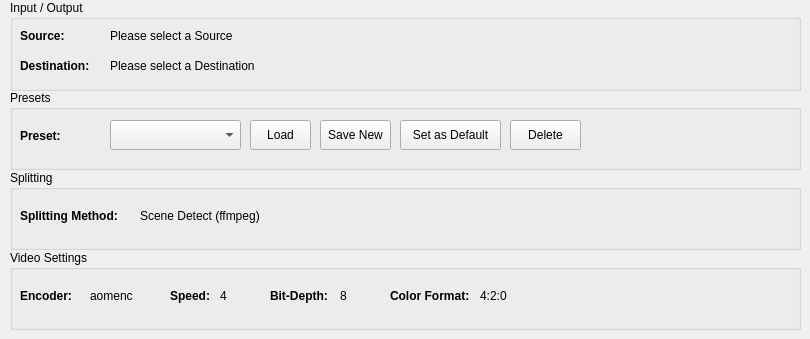
   <widget class="QWidget" name="tab">
    <attribute name="title">
     <string>Summary</string>
    </attribute>
    <widget class="QGroupBox" name="groupBox_3">
     <property name="geometry">
      <rect>
       <x>10</x>
       <y>170</y>
       <width>791</width>
       <height>80</height>
      </rect>
     </property>
     <property name="font">
      <font>
       <weight>50</weight>
       <bold>false</bold>
      </font>
     </property>
     <property name="title">
      <string>Splitting</string>
     </property>
     <widget class="QLabel" name="labelSummarySplitting">
      <property name="geometry">
       <rect>
        <x>130</x>
        <y>20</y>
        <width>151</width>
        <height>51</height>
       </rect>
      </property>
      <property name="text">
       <string>Scene Detect (ffmpeg)</string>
      </property>
      <property name="alignment">
       <set>Qt::AlignLeading|Qt::AlignLeft|Qt::AlignVCenter</set>
      </property>
     </widget>
     <widget class="QLabel" name="label_56">
      <property name="geometry">
       <rect>
        <x>10</x>
        <y>30</y>
        <width>111</width>
        <height>31</height>
       </rect>
      </property>
      <property name="font">
       <font>
        <weight>75</weight>
        <bold>true</bold>
       </font>
      </property>
      <property name="text">
       <string>Splitting Method:</string>
      </property>
     </widget>
    </widget>
    <widget class="QGroupBox" name="groupBox_4">
     <property name="geometry">
      <rect>
       <x>10</x>
       <y>0</y>
       <width>791</width>
       <height>91</height>
      </rect>
     </property>
     <property name="title">
      <string>Input / Output</string>
     </property>
     <widget class="QLabel" name="labelVideoDestination">
      <property name="geometry">
       <rect>
        <x>100</x>
        <y>50</y>
        <width>681</width>
        <height>31</height>
       </rect>
      </property>
      <property name="text">
       <string>Please select a Destination</string>
      </property>
     </widget>
     <widget class="QLabel" name="label">
      <property name="geometry">
       <rect>
        <x>10</x>
        <y>20</y>
        <width>61</width>
        <height>31</height>
       </rect>
      </property>
      <property name="font">
       <font>
        <weight>75</weight>
        <bold>true</bold>
       </font>
      </property>
      <property name="text">
       <string>Source:</string>
      </property>
     </widget>
     <widget class="QLabel" name="label_2">
      <property name="geometry">
       <rect>
        <x>10</x>
        <y>50</y>
        <width>81</width>
        <height>31</height>
       </rect>
      </property>
      <property name="font">
       <font>
        <weight>75</weight>
        <bold>true</bold>
       </font>
      </property>
      <property name="text">
       <string>Destination:</string>
      </property>
     </widget>
     <widget class="QLabel" name="labelVideoSource">
      <property name="geometry">
       <rect>
        <x>100</x>
        <y>20</y>
        <width>681</width>
        <height>31</height>
       </rect>
      </property>
      <property name="text">
       <string>Please select a Source</string>
      </property>
     </widget>
    </widget>
    <widget class="QGroupBox" name="groupBox_5">
     <property name="geometry">
      <rect>
       <x>10</x>
       <y>90</y>
       <width>791</width>
       <height>80</height>
      </rect>
     </property>
     <property name="title">
      <string>Presets</string>
     </property>
     <widget class="QLabel" name="label_55">
      <property name="geometry">
       <rect>
        <x>10</x>
        <y>30</y>
        <width>58</width>
        <height>31</height>
       </rect>
      </property>
      <property name="font">
       <font>
        <weight>75</weight>
        <bold>true</bold>
       </font>
      </property>
      <property name="text">
       <string>Preset:</string>
      </property>
     </widget>
     <widget class="QComboBox" name="comboBoxPresets">
      <property name="geometry">
       <rect>
        <x>100</x>
        <y>30</y>
        <width>131</width>
        <height>30</height>
       </rect>
      </property>
     </widget>
     <widget class="QPushButton" name="pushButtonSaveNewPreset">
      <property name="geometry">
       <rect>
        <x>310</x>
        <y>30</y>
        <width>71</width>
        <height>30</height>
       </rect>
      </property>
      <property name="text">
       <string>Save New</string>
      </property>
     </widget>
     <widget class="QPushButton" name="pushButtonSetDefaultPreset">
      <property name="geometry">
       <rect>
        <x>390</x>
        <y>30</y>
        <width>101</width>
        <height>30</height>
       </rect>
      </property>
      <property name="text">
       <string>Set as Default</string>
      </property>
     </widget>
     <widget class="QPushButton" name="pushButtonDeletePreset">
      <property name="geometry">
       <rect>
        <x>500</x>
        <y>30</y>
        <width>71</width>
        <height>30</height>
       </rect>
      </property>
      <property name="text">
       <string>Delete</string>
      </property>
     </widget>
     <widget class="QPushButton" name="pushButtonLoadPreset">
      <property name="geometry">
       <rect>
        <x>240</x>
        <y>30</y>
        <width>61</width>
        <height>30</height>
       </rect>
      </property>
      <property name="text">
       <string>Load</string>
      </property>
     </widget>
    </widget>
    <widget class="QGroupBox" name="groupBox_6">
     <property name="geometry">
      <rect>
       <x>10</x>
       <y>250</y>
       <width>791</width>
       <height>80</height>
      </rect>
     </property>
     <property name="title">
      <string>Video Settings</string>
     </property>
     <widget class="QLabel" name="label_57">
      <property name="geometry">
       <rect>
        <x>10</x>
        <y>30</y>
        <width>111</width>
        <height>31</height>
       </rect>
      </property>
      <property name="font">
       <font>
        <weight>75</weight>
        <bold>true</bold>
       </font>
      </property>
      <property name="text">
       <string>Encoder:</string>
      </property>
     </widget>
     <widget class="QLabel" name="labelSummaryEncoder">
      <property name="geometry">
       <rect>
        <x>80</x>
        <y>20</y>
        <width>151</width>
        <height>51</height>
       </rect>
      </property>
      <property name="text">
       <string>aomenc</string>
      </property>
      <property name="alignment">
       <set>Qt::AlignLeading|Qt::AlignLeft|Qt::AlignVCenter</set>
      </property>
     </widget>
     <widget class="QLabel" name="label_54">
      <property name="geometry">
       <rect>
        <x>160</x>
        <y>30</y>
        <width>71</width>
        <height>31</height>
       </rect>
      </property>
      <property name="font">
       <font>
        <weight>75</weight>
        <bold>true</bold>
       </font>
      </property>
      <property name="text">
       <string>Speed:</string>
      </property>
     </widget>
     <widget class="QLabel" name="labelSummarySpeed">
      <property name="geometry">
       <rect>
        <x>210</x>
        <y>30</y>
        <width>41</width>
        <height>31</height>
       </rect>
      </property>
      <property name="text">
       <string>4</string>
      </property>
      <property name="alignment">
       <set>Qt::AlignLeading|Qt::AlignLeft|Qt::AlignVCenter</set>
      </property>
     </widget>
     <widget class="QLabel" name="label_59">
      <property name="geometry">
       <rect>
        <x>260</x>
        <y>30</y>
        <width>71</width>
        <height>31</height>
       </rect>
      </property>
      <property name="font">
       <font>
        <weight>75</weight>
        <bold>true</bold>
       </font>
      </property>
      <property name="text">
       <string>Bit-Depth:</string>
      </property>
     </widget>
     <widget class="QLabel" name="labelSummaryBitdepth">
      <property name="geometry">
       <rect>
        <x>330</x>
        <y>30</y>
        <width>41</width>
        <height>31</height>
       </rect>
      </property>
      <property name="text">
       <string>8</string>
      </property>
      <property name="alignment">
       <set>Qt::AlignLeading|Qt::AlignLeft|Qt::AlignVCenter</set>
      </property>
     </widget>
     <widget class="QLabel" name="label_60">
      <property name="geometry">
       <rect>
        <x>380</x>
        <y>30</y>
        <width>91</width>
        <height>31</height>
       </rect>
      </property>
      <property name="font">
       <font>
        <weight>75</weight>
        <bold>true</bold>
       </font>
      </property>
      <property name="text">
       <string>Color Format:</string>
      </property>
     </widget>
     <widget class="QLabel" name="labelSummaryColorFormat">
      <property name="geometry">
       <rect>
        <x>470</x>
        <y>30</y>
        <width>41</width>
        <height>31</height>
       </rect>
      </property>
      <property name="text">
       <string>4:2:0</string>
      </property>
      <property name="alignment">
       <set>Qt::AlignLeading|Qt::AlignLeft|Qt::AlignVCenter</set>
      </property>
     </widget>
    </widget>
   </widget>
